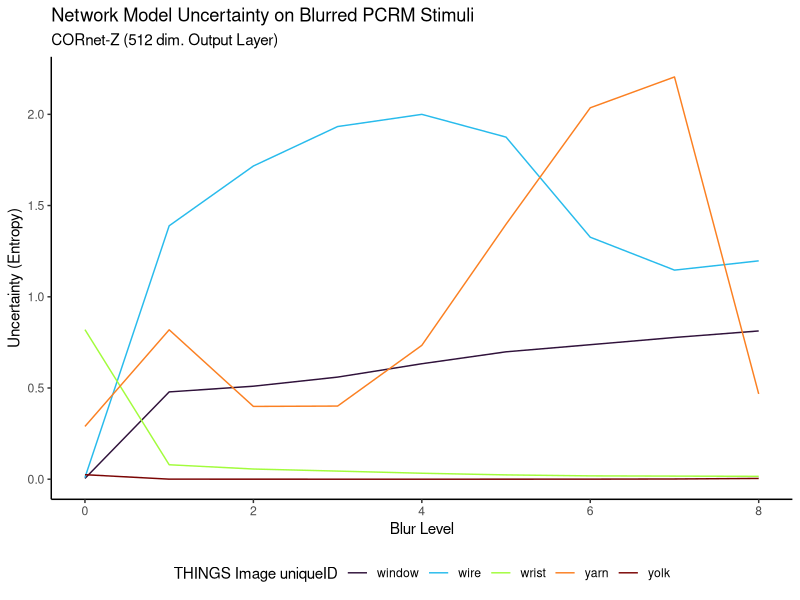
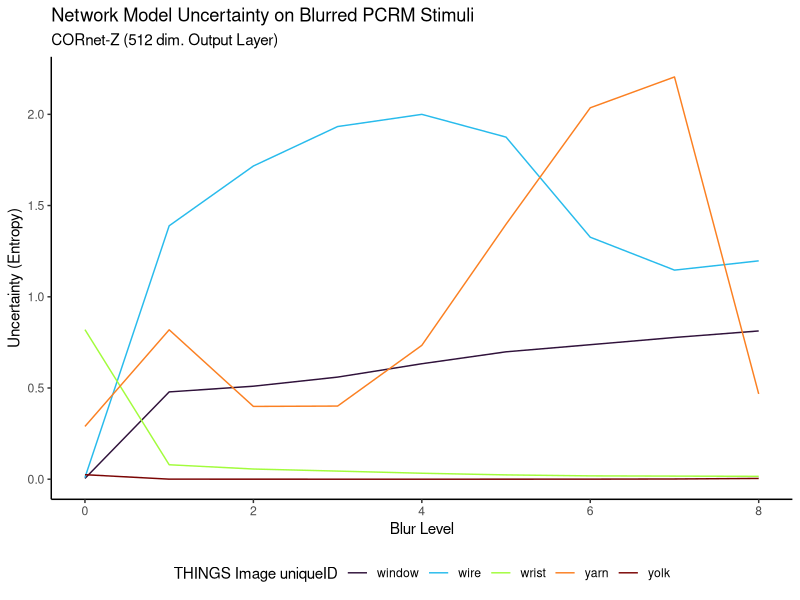

These charts were generated, in order, by the following R code:
library(tidyverse)

scores <-
    read_csv("data/entropy_scores.csv") |>
    extract(
        file,
        c("uniqueID", NA, "blur"),
        "/(\\w+?)(_(\\d+))?.jpg",
        remove=F,
        convert=T
    ) |>
    mutate(
        blur = case_when(
            is.na(blur) ~ 0,
            .default=blur
        )
    )

scores

ggplot(scores) +
    geom_line(aes(x=blur, y=entropy, color = uniqueID)) +
    scale_color_viridis_d(option="turbo") +
    labs(
        title="Network Model Uncertainty on Blurred PCRM Stimuli",
        subtitle="CORnet-Z (512 dim. Output Layer)",
        x="Blur Level",
        y="Uncertainty (Entropy)",
        color="THINGS Image uniqueID"
    ) +
    theme_classic() +
    theme(legend.position="bottom")

ggsave("cornet-blur-uncertainty.png", width=6, height=4)
